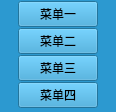
<?xml version="1.0" encoding="UTF-8"?>
<ui version="4.0">
 <class>CInfraredMenuClass</class>
 <widget class="QWidget" name="CInfraredMenuClass">
  <property name="geometry">
   <rect>
    <x>0</x>
    <y>0</y>
    <width>116</width>
    <height>112</height>
   </rect>
  </property>
  <property name="windowTitle">
   <string>CInfraredMenu</string>
  </property>
  <property name="styleSheet">
   <string notr="true">background:rgba(44,154,208, 90%);</string>
  </property>
  <layout class="QVBoxLayout" name="verticalLayout">
   <property name="spacing">
    <number>0</number>
   </property>
   <property name="leftMargin">
    <number>0</number>
   </property>
   <property name="topMargin">
    <number>0</number>
   </property>
   <property name="rightMargin">
    <number>0</number>
   </property>
   <property name="bottomMargin">
    <number>0</number>
   </property>
   <item>
    <widget class="QWidget" name="widget" native="true">
     <property name="minimumSize">
      <size>
       <width>0</width>
       <height>0</height>
      </size>
     </property>
     <property name="sizeIncrement">
      <size>
       <width>0</width>
       <height>0</height>
      </size>
     </property>
     <property name="styleSheet">
      <string notr="true"/>
     </property>
     <layout class="QVBoxLayout" name="verticalLayout_2">
      <property name="spacing">
       <number>0</number>
      </property>
      <property name="leftMargin">
       <number>0</number>
      </property>
      <property name="topMargin">
       <number>0</number>
      </property>
      <property name="rightMargin">
       <number>0</number>
      </property>
      <property name="bottomMargin">
       <number>0</number>
      </property>
      <item alignment="Qt::AlignHCenter">
       <widget class="QPushButton" name="menuBtn1">
        <property name="text">
         <string>菜单一</string>
        </property>
       </widget>
      </item>
      <item alignment="Qt::AlignHCenter">
       <widget class="QPushButton" name="menuBtn2">
        <property name="text">
         <string>菜单二</string>
        </property>
       </widget>
      </item>
      <item alignment="Qt::AlignHCenter">
       <widget class="QPushButton" name="menuBtn3">
        <property name="text">
         <string>菜单三</string>
        </property>
       </widget>
      </item>
      <item alignment="Qt::AlignHCenter">
       <widget class="QPushButton" name="menuBtn4">
        <property name="text">
         <string>菜单四</string>
        </property>
       </widget>
      </item>
     </layout>
    </widget>
   </item>
  </layout>
 </widget>
 <layoutdefault spacing="6" margin="11"/>
 <resources/>
 <connections/>
</ui>
